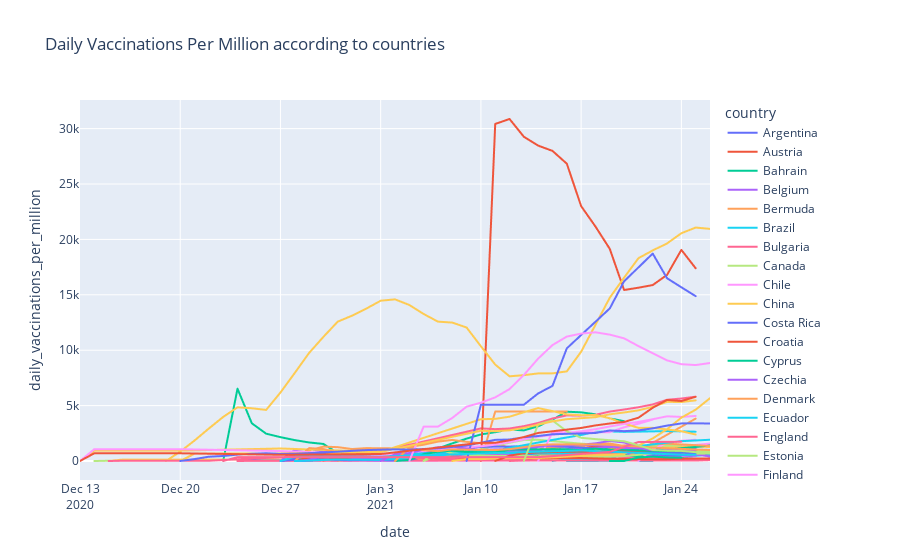

Notebook cell for this chart:
### Code cell
px.line(new_data,y='daily_vaccinations_per_million',x=new_data['date'],color='country', title='Daily Vaccinations Per Million according to countries')
